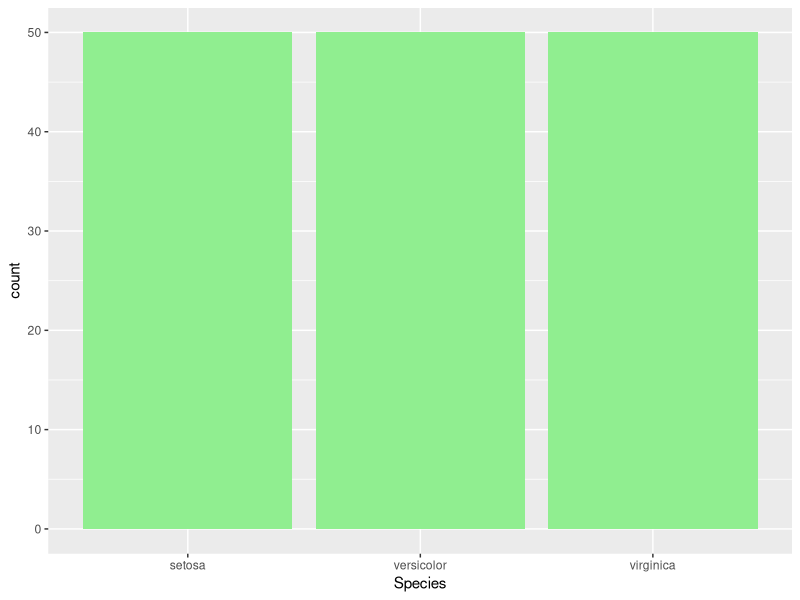
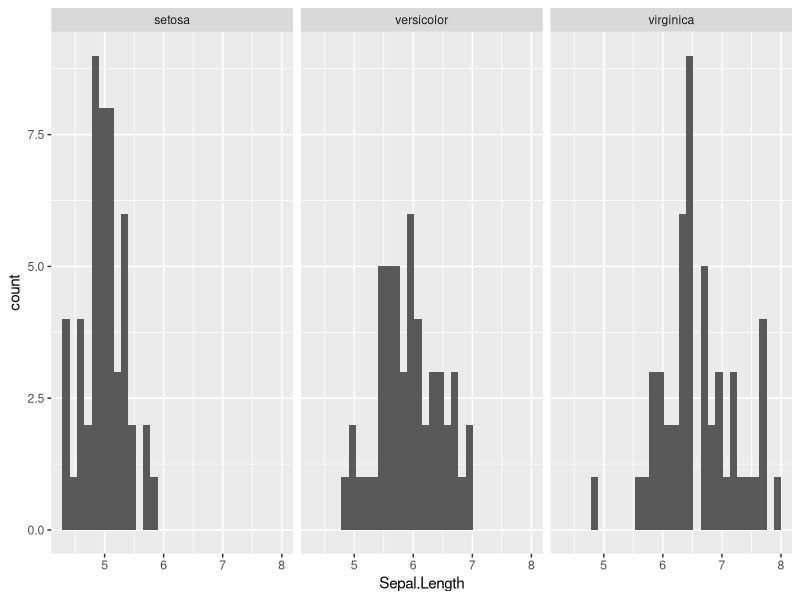
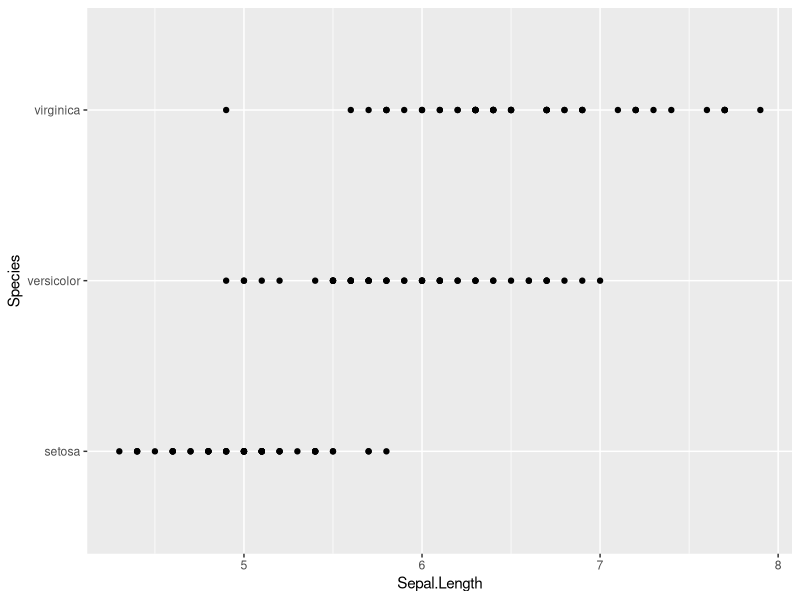

Here is the R script that generated these plots, in order:
## ---- chunk 1
library(ggplot2)

## ---- chunk 2
ggplot(iris, aes(x=Species))+
  geom_bar(fill="lightgreen")

## ---- chunk 3
ggplot(iris, aes(x=Sepal.Length))+
  geom_histogram()+
  facet_wrap(~Species)
## ---- chunk 4
ggplot(iris, aes(x=Sepal.Length, y=Species))+
  geom_point()
